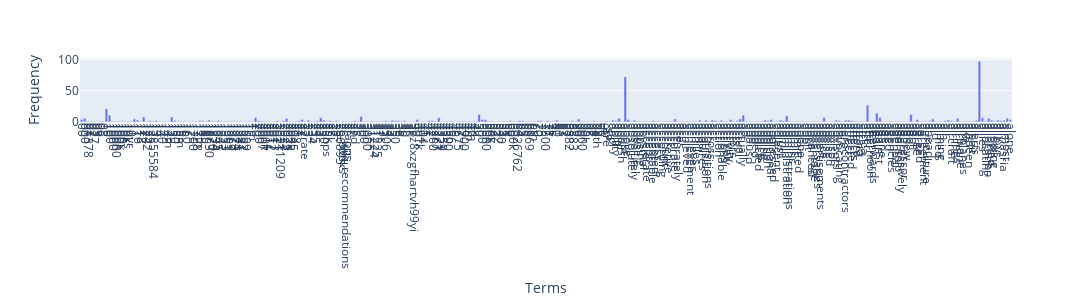

Notebook code for this chart:
### Code cell
# Visualize the first 300 terms and how often they are used

# Answer here
import plotly.express as px
import plotly.io as pio


#Get the first 300 terms only
terms = count_vect.get_feature_names_out()[:300]


fig = px.bar(x=count_vect.get_feature_names_out()[:300], y=term_frequencies[:300],     labels={
        "x": "Terms",
        "y": "Frequency"
    },)


fig.update_layout(
    xaxis=dict(
        tickmode="array",
        ticktext=terms, 
        tickvals=terms, 
        tickangle=90,           # rotate labels to fit better, I chose 90 degrees because I felt it was clearer
        automargin=True

    ),
    width=4000,                # make chart much wider than screen so it fits the entire element
    height=300,
)



#scrollZoom being set to false is my personal preference
pio.show(fig, config={"scrollZoom": False})

### Figure 1 — Plotly figure (JSON) as saved in the notebook; plotly's stock layout.template omitted (floating-point values rounded to 4 significant figures; data arrays with more than 128 entries replaced by an {"elided": "..."} marker saying what was removed)
{"data": [{"hovertemplate": "Terms=%{x}<br>Frequency=%{y}<extra></extra>", "legendgroup": "", "marker": {"color": "#636efa", "pattern": {"shape": ""}}, "name": "", "orientation": "v", "showlegend": false, "textposition": "auto", "type": "bar", "x": {"elided": "300 str values"}, "xaxis": "x", "y": {"elided": "300 int values"}, "yaxis": "y"}], "layout": {"barmode": "relative", "height": 300, "legend": {"tracegroupgap": 0}, "margin": {"t": 60}, "width": 4000, "xaxis": {"anchor": "y", "automargin": true, "domain": [0, 1], "tickangle": 90, "tickmode": "array", "ticktext": {"elided": "300 str values"}, "tickvals": {"elided": "300 str values"}, "title": {"text": "Terms"}}, "yaxis": {"anchor": "x", "domain": [0, 1], "title": {"text": "Frequency"}}}}
